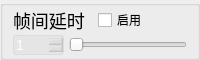
                   <widget class="QGroupBox" name="groupBox_6">
                    <property name="minimumSize">
                     <size>
                      <width>0</width>
                      <height>60</height>
                     </size>
                    </property>
                    <property name="maximumSize">
                     <size>
                      <width>16777215</width>
                      <height>60</height>
                     </size>
                    </property>
                    <property name="styleSheet">
                     <string notr="true">#groupBox_6{
border:none;
}</string>
                    </property>
                    <property name="title">
                     <string/>
                    </property>
                    <layout class="QVBoxLayout" name="verticalLayout_8">
                     <property name="spacing">
                      <number>0</number>
                     </property>
                     <property name="leftMargin">
                      <number>10</number>
                     </property>
                     <property name="topMargin">
                      <number>0</number>
                     </property>
                     <property name="rightMargin">
                      <number>10</number>
                     </property>
                     <property name="bottomMargin">
                      <number>0</number>
                     </property>
                     <item>
                      <layout class="QHBoxLayout" name="horizontalLayout_13">
                       <property name="spacing">
                        <number>5</number>
                       </property>
                       <property name="bottomMargin">
                        <number>0</number>
                       </property>
                       <item>
                        <widget class="QLabel" name="label_11">
                         <property name="maximumSize">
                          <size>
                           <width>80</width>
                           <height>16777215</height>
                          </size>
                         </property>
                         <property name="styleSheet">
                          <string notr="true">font-size:18px;</string>
                         </property>
                         <property name="text">
                          <string>帧间延时</string>
                         </property>
                        </widget>
                       </item>
                       <item>
                        <widget class="QCheckBox" name="checkBox_enable">
                         <property name="styleSheet">
                          <string notr="true"/>
                         </property>
                         <property name="text">
                          <string>启用</string>
                         </property>
                        </widget>
                       </item>
                      </layout>
                     </item>
                     <item>
                      <layout class="QHBoxLayout" name="horizontalLayout_14">
                       <property name="spacing">
                        <number>5</number>
                       </property>
                       <item>
                        <widget class="QSpinBox" name="rateSpinBox">
                         <property name="minimumSize">
                          <size>
                           <width>51</width>
                           <height>0</height>
                          </size>
                         </property>
                         <property name="styleSheet">
                          <string notr="true">QSpinBox{
background:rgba(200, 200, 200,50);
color:white;
font-size: 14px;
font-family: &quot;Microsoft YaHei UI&quot;;
border-style: solid;
border-width: 1px;
border-color: rgba(200, 200, 200,100);
border-radius: 3px;}

QSpinBox::down-button{
background:rgba(200, 200, 200,0);
border-image: url(:/images/icon/箭头_列表展开.png);}
QDoubleSpinBox::down-button::hover{
background:rgba(200, 200, 200,100);
border-image: url(:/images/icon/箭头_列表展开.png);}

QSpinBox::up-button{
background:rgba(200, 200, 200,0);
border-image: url(:/images/icon/箭头_列表收起.png);}
QSpinBox::up-button::hover{
background:rgba(200, 200, 200,100);
border-image: url(:/images/icon/箭头_列表收起.png);}
</string>
                         </property>
                         <property name="minimum">
                          <number>1</number>
                         </property>
                         <property name="maximum">
                          <number>30</number>
                         </property>
                        </widget>
                       </item>
                       <item>
                        <widget class="QSlider" name="rateSlider">
                         <property name="styleSheet">
                          <string notr="true"/>
                         </property>
                         <property name="minimum">
                          <number>1</number>
                         </property>
                         <property name="maximum">
                          <number>30</number>
                         </property>
                         <property name="pageStep">
                          <number>1</number>
                         </property>
                         <property name="value">
                          <number>1</number>
                         </property>
                         <property name="orientation">
                          <enum>Qt::Horizontal</enum>
                         </property>
                        </widget>
                       </item>
                      </layout>
                     </item>
                    </layout>
                   </widget>
